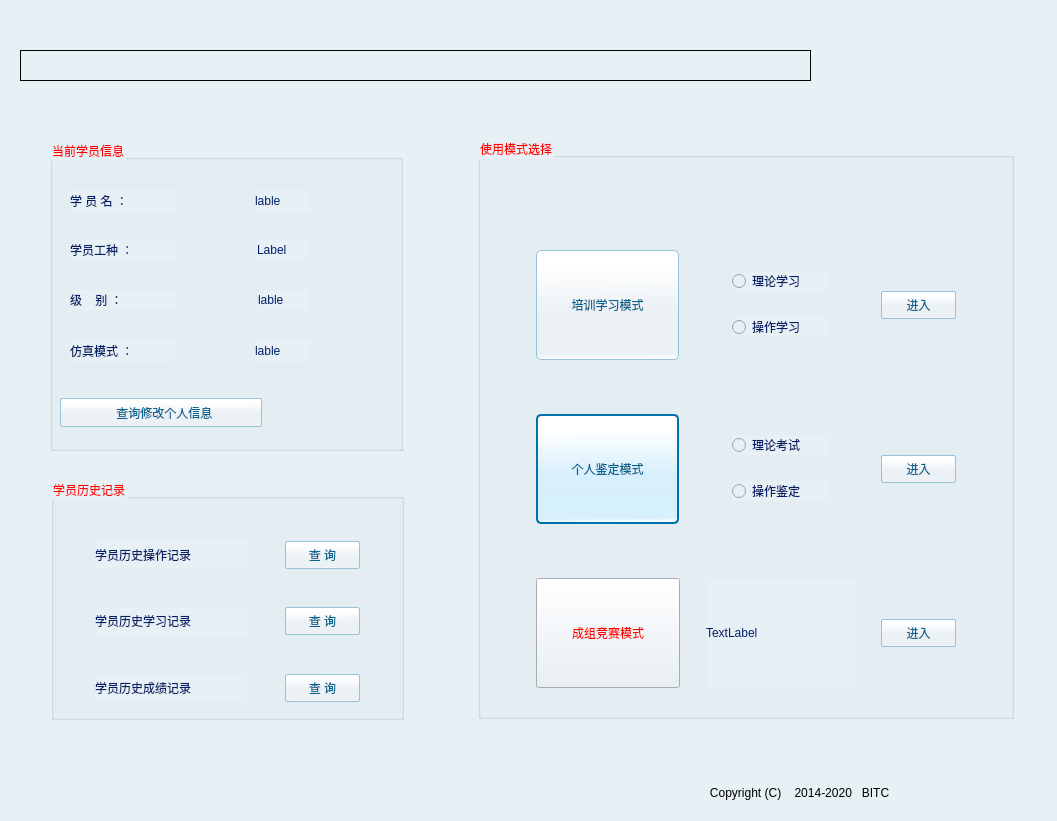
<?xml version="1.0" encoding="UTF-8"?>
<ui version="4.0">
 <class>hostpage</class>
 <widget class="QWidget" name="hostpage">
  <property name="geometry">
   <rect>
    <x>0</x>
    <y>0</y>
    <width>1057</width>
    <height>821</height>
   </rect>
  </property>
  <property name="windowTitle">
   <string>学员站主页面</string>
  </property>
  <property name="styleSheet">
   <string notr="true">font: 14pt &quot;宋体&quot;;
background-image: url(:/pic/images/background/hostpagebackround.png);
border-color: rgb(150 194,219);
background-color: rgb(231, 240, 245);
</string>
  </property>
  <widget class="QGroupBox" name="groupBox_3">
   <property name="geometry">
    <rect>
     <x>478</x>
     <y>138</y>
     <width>536</width>
     <height>581</height>
    </rect>
   </property>
   <property name="styleSheet">
    <string notr="true">background-image: url(:/pic/images/background/透明底图1.png);
font: 75 16pt &quot;汉仪中黑简&quot;;
color: rgb(255, 0, 0);</string>
   </property>
   <property name="title">
    <string>使用模式选择</string>
   </property>
   <widget class="QToolButton" name="toolButton_ModeS">
    <property name="geometry">
     <rect>
      <x>58</x>
      <y>112</y>
      <width>143</width>
      <height>110</height>
     </rect>
    </property>
    <property name="minimumSize">
     <size>
      <width>110</width>
      <height>110</height>
     </size>
    </property>
    <property name="styleSheet">
     <string notr="true">background-color: qlineargradient(spread:pad, x1:0.520599, y1:1, x2:0.508, y2:0.142, stop:0 rgba(255, 255, 255, 255), stop:0.0564972 rgba(236, 241, 245, 255), stop:0.536723 rgba(236, 241, 245, 255), stop:1 rgba(255, 255, 255, 255));

    border-width: 1px;
    border-color: rgb(150, 194, 219);
    border-style: solid;
    border-radius: 5;
    padding: 2px;
font: 13pt &quot;汉仪中黑简&quot;;
color: rgb(7, 100, 143);
 
 </string>
    </property>
    <property name="text">
     <string>培训学习模式</string>
    </property>
    <property name="icon">
     <iconset resource="../SimuTrainee.qrc">
      <normaloff>:/pic/images/background/学习图标.png</normaloff>:/pic/images/background/学习图标.png</iconset>
    </property>
    <property name="iconSize">
     <size>
      <width>60</width>
      <height>60</height>
     </size>
    </property>
    <property name="checkable">
     <bool>true</bool>
    </property>
    <property name="toolButtonStyle">
     <enum>Qt::ToolButtonTextUnderIcon</enum>
    </property>
   </widget>
   <widget class="QPushButton" name="pushButton_EtStudy">
    <property name="enabled">
     <bool>false</bool>
    </property>
    <property name="geometry">
     <rect>
      <x>403</x>
      <y>153</y>
      <width>75</width>
      <height>28</height>
     </rect>
    </property>
    <property name="styleSheet">
     <string notr="true">background-color: qlineargradient(spread:pad, x1:0.520599, y1:1, x2:0.508, y2:0.142, stop:0 rgba(255, 255, 255, 255), stop:0.0564972 rgba(236, 241, 245, 255), stop:0.536723 rgba(236, 241, 245, 255), stop:1 rgba(255, 255, 255, 255));

    border-width: 1px;
    border-color: rgb(150, 194, 219);
    border-style: solid;
    border-radius:2;
    padding: 2px;
 
font: 13pt &quot;汉仪中黑简&quot;;
color: rgb(7, 100, 143);</string>
    </property>
    <property name="text">
     <string>进入</string>
    </property>
   </widget>
   <widget class="QRadioButton" name="radioButton_ST">
    <property name="enabled">
     <bool>false</bool>
    </property>
    <property name="geometry">
     <rect>
      <x>254</x>
      <y>133</y>
      <width>97</width>
      <height>20</height>
     </rect>
    </property>
    <property name="styleSheet">
     <string notr="true">font: 75 12pt &quot;新宋体&quot;;
background-image: url(:/pic/images/background/透明底图1.png);
color: rgb(4, 30, 103);</string>
    </property>
    <property name="text">
     <string>理论学习</string>
    </property>
   </widget>
   <widget class="QRadioButton" name="radioButton_SO">
    <property name="enabled">
     <bool>false</bool>
    </property>
    <property name="geometry">
     <rect>
      <x>254</x>
      <y>179</y>
      <width>97</width>
      <height>20</height>
     </rect>
    </property>
    <property name="styleSheet">
     <string notr="true">font: 75 12pt &quot;新宋体&quot;;
color: rgb(4, 30, 103);</string>
    </property>
    <property name="text">
     <string>操作学习</string>
    </property>
   </widget>
   <widget class="QToolButton" name="toolButton_ModeE">
    <property name="geometry">
     <rect>
      <x>58</x>
      <y>276</y>
      <width>143</width>
      <height>110</height>
     </rect>
    </property>
    <property name="minimumSize">
     <size>
      <width>110</width>
      <height>110</height>
     </size>
    </property>
    <property name="styleSheet">
     <string notr="true">background-color: qlineargradient(spread:pad, x1:0.520599, y1:1, x2:0.508, y2:0.142, stop:0 rgba(255, 255, 255, 255), stop:0.0564972 rgba(214, 240, 253, 255), stop:0.536723 rgba(216, 239, 253, 255), stop:1 rgba(255, 255, 255, 255));

    border-width: 2px;
    border-color: rgb(0, 113, 173);
    border-style: solid;
    border-radius: 5;
    padding: 2px;

font: 13pt &quot;汉仪中黑简&quot;;
color: rgb(7, 100, 143);</string>
    </property>
    <property name="text">
     <string>个人鉴定模式</string>
    </property>
    <property name="icon">
     <iconset resource="../SimuTrainee.qrc">
      <normaloff>:/pic/images/background/考试图标.png</normaloff>:/pic/images/background/考试图标.png</iconset>
    </property>
    <property name="iconSize">
     <size>
      <width>60</width>
      <height>60</height>
     </size>
    </property>
    <property name="checkable">
     <bool>true</bool>
    </property>
    <property name="toolButtonStyle">
     <enum>Qt::ToolButtonTextUnderIcon</enum>
    </property>
   </widget>
   <widget class="QPushButton" name="pushButton_EtExam">
    <property name="enabled">
     <bool>false</bool>
    </property>
    <property name="geometry">
     <rect>
      <x>403</x>
      <y>317</y>
      <width>75</width>
      <height>28</height>
     </rect>
    </property>
    <property name="styleSheet">
     <string notr="true">background-color: qlineargradient(spread:pad, x1:0.520599, y1:1, x2:0.508, y2:0.142, stop:0 rgba(255, 255, 255, 255), stop:0.0564972 rgba(236, 241, 245, 255), stop:0.536723 rgba(236, 241, 245, 255), stop:1 rgba(255, 255, 255, 255));

    border-width: 1px;
    border-color: rgb(150, 194, 219);
    border-style: solid;
    border-radius:2;
    padding: 2px;
 
font: 13pt &quot;汉仪中黑简&quot;;
color: rgb(7, 100, 143);</string>
    </property>
    <property name="text">
     <string>进入</string>
    </property>
   </widget>
   <widget class="QRadioButton" name="radioButton_ET">
    <property name="enabled">
     <bool>false</bool>
    </property>
    <property name="geometry">
     <rect>
      <x>254</x>
      <y>297</y>
      <width>97</width>
      <height>20</height>
     </rect>
    </property>
    <property name="styleSheet">
     <string notr="true">font: 75 12pt &quot;新宋体&quot;;
color: rgb(4, 30, 103);</string>
    </property>
    <property name="text">
     <string>理论考试</string>
    </property>
   </widget>
   <widget class="QRadioButton" name="radioButton_EO">
    <property name="enabled">
     <bool>false</bool>
    </property>
    <property name="geometry">
     <rect>
      <x>254</x>
      <y>343</y>
      <width>97</width>
      <height>20</height>
     </rect>
    </property>
    <property name="styleSheet">
     <string notr="true">font: 75 12pt &quot;新宋体&quot;;
color: rgb(4, 30, 103);</string>
    </property>
    <property name="text">
     <string>操作鉴定</string>
    </property>
   </widget>
   <widget class="QToolButton" name="toolButton_ModeC">
    <property name="geometry">
     <rect>
      <x>58</x>
      <y>440</y>
      <width>144</width>
      <height>110</height>
     </rect>
    </property>
    <property name="minimumSize">
     <size>
      <width>110</width>
      <height>110</height>
     </size>
    </property>
    <property name="styleSheet">
     <string notr="true">
 </string>
    </property>
    <property name="text">
     <string>成组竞赛模式</string>
    </property>
    <property name="icon">
     <iconset resource="../SimuTrainee.qrc">
      <normaloff>:/pic/images/background/竞赛模式.png</normaloff>:/pic/images/background/竞赛模式.png</iconset>
    </property>
    <property name="iconSize">
     <size>
      <width>60</width>
      <height>60</height>
     </size>
    </property>
    <property name="checkable">
     <bool>true</bool>
    </property>
    <property name="toolButtonStyle">
     <enum>Qt::ToolButtonTextUnderIcon</enum>
    </property>
   </widget>
   <widget class="QLabel" name="label_ContestNum">
    <property name="geometry">
     <rect>
      <x>228</x>
      <y>440</y>
      <width>150</width>
      <height>110</height>
     </rect>
    </property>
    <property name="minimumSize">
     <size>
      <width>150</width>
      <height>0</height>
     </size>
    </property>
    <property name="styleSheet">
     <string notr="true">font: 75 12pt &quot;新宋体&quot;;
color: rgb(4, 30, 103);</string>
    </property>
    <property name="text">
     <string>TextLabel</string>
    </property>
   </widget>
   <widget class="QPushButton" name="pushButton_EtComplet">
    <property name="enabled">
     <bool>false</bool>
    </property>
    <property name="geometry">
     <rect>
      <x>403</x>
      <y>481</y>
      <width>75</width>
      <height>28</height>
     </rect>
    </property>
    <property name="styleSheet">
     <string notr="true">background-color: qlineargradient(spread:pad, x1:0.520599, y1:1, x2:0.508, y2:0.142, stop:0 rgba(255, 255, 255, 255), stop:0.0564972 rgba(236, 241, 245, 255), stop:0.536723 rgba(236, 241, 245, 255), stop:1 rgba(255, 255, 255, 255));

    border-width: 1px;
    border-color: rgb(150, 194, 219);
    border-style: solid;
    border-radius:2;
    padding: 2px;
 
font: 13pt &quot;汉仪中黑简&quot;;
color: rgb(7, 100, 143);</string>
    </property>
    <property name="text">
     <string>进入</string>
    </property>
   </widget>
  </widget>
  <widget class="QGroupBox" name="groupBox">
   <property name="geometry">
    <rect>
     <x>50</x>
     <y>140</y>
     <width>353</width>
     <height>311</height>
    </rect>
   </property>
   <property name="styleSheet">
    <string notr="true">font: 75 16pt &quot;汉仪中黑简&quot;;
background-image: url(:/pic/images/background/透明底图1.png);
color: rgb(255, 0, 0);
</string>
   </property>
   <property name="title">
    <string>当前学员信息</string>
   </property>
   <widget class="QToolButton" name="toolButton_personinfo">
    <property name="geometry">
     <rect>
      <x>10</x>
      <y>258</y>
      <width>202</width>
      <height>29</height>
     </rect>
    </property>
    <property name="styleSheet">
     <string notr="true">background-color: qlineargradient(spread:pad, x1:0.520599, y1:1, x2:0.508, y2:0.142, stop:0 rgba(255, 255, 255, 255), stop:0.0564972 rgba(236, 241, 245, 255), stop:0.536723 rgba(236, 241, 245, 255), stop:1 rgba(255, 255, 255, 255));

    border-width: 1px;
    border-color: rgb(150, 194, 219);
    border-style: solid;
    border-radius:2;
    padding: 2px;
 
font: 13pt &quot;汉仪中黑简&quot;;
color: rgb(7, 100, 143);</string>
    </property>
    <property name="text">
     <string>  查询修改个人信息</string>
    </property>
    <property name="icon">
     <iconset resource="../SimuTrainee.qrc">
      <normaloff>:/pic/images/未标题-8.png</normaloff>:/pic/images/未标题-8.png</iconset>
    </property>
    <property name="iconSize">
     <size>
      <width>20</width>
      <height>20</height>
     </size>
    </property>
    <property name="toolButtonStyle">
     <enum>Qt::ToolButtonTextBesideIcon</enum>
    </property>
   </widget>
   <widget class="QLabel" name="label_3">
    <property name="geometry">
     <rect>
      <x>20</x>
      <y>150</y>
      <width>107</width>
      <height>20</height>
     </rect>
    </property>
    <property name="styleSheet">
     <string notr="true">font: 75 12pt &quot;新宋体&quot;;
color: rgb(4, 30, 103);</string>
    </property>
    <property name="text">
     <string>级    别 ：</string>
    </property>
   </widget>
   <widget class="QLabel" name="label_userrange">
    <property name="geometry">
     <rect>
      <x>208</x>
      <y>150</y>
      <width>50</width>
      <height>20</height>
     </rect>
    </property>
    <property name="styleSheet">
     <string notr="true">font: 75 12pt &quot;新宋体&quot;;
color: rgb(4, 30, 103);</string>
    </property>
    <property name="text">
     <string>lable</string>
    </property>
   </widget>
   <widget class="QLabel" name="label">
    <property name="geometry">
     <rect>
      <x>20</x>
      <y>50</y>
      <width>106</width>
      <height>22</height>
     </rect>
    </property>
    <property name="styleSheet">
     <string notr="true">font: 75 12pt &quot;新宋体&quot;;
color: rgb(4, 30, 103);</string>
    </property>
    <property name="text">
     <string>学 员 名 ：</string>
    </property>
   </widget>
   <widget class="QLabel" name="label_username">
    <property name="geometry">
     <rect>
      <x>205</x>
      <y>50</y>
      <width>55</width>
      <height>22</height>
     </rect>
    </property>
    <property name="styleSheet">
     <string notr="true">font: 75 12pt &quot;新宋体&quot;;
color: rgb(4, 30, 103);</string>
    </property>
    <property name="text">
     <string>lable</string>
    </property>
   </widget>
   <widget class="QLabel" name="label_5">
    <property name="geometry">
     <rect>
      <x>20</x>
      <y>100</y>
      <width>105</width>
      <height>20</height>
     </rect>
    </property>
    <property name="styleSheet">
     <string notr="true">font: 75 12pt &quot;新宋体&quot;;
color: rgb(4, 30, 103);</string>
    </property>
    <property name="text">
     <string>学员工种 ：</string>
    </property>
   </widget>
   <widget class="QLabel" name="label_usertype">
    <property name="geometry">
     <rect>
      <x>207</x>
      <y>100</y>
      <width>50</width>
      <height>20</height>
     </rect>
    </property>
    <property name="styleSheet">
     <string notr="true">font: 75 12pt &quot;新宋体&quot;;
color: rgb(4, 30, 103);</string>
    </property>
    <property name="text">
     <string>Label</string>
    </property>
   </widget>
   <widget class="QLabel" name="label_10">
    <property name="geometry">
     <rect>
      <x>20</x>
      <y>200</y>
      <width>105</width>
      <height>22</height>
     </rect>
    </property>
    <property name="styleSheet">
     <string notr="true">font: 75 12pt &quot;新宋体&quot;;
color: rgb(4, 30, 103);</string>
    </property>
    <property name="text">
     <string>仿真模式 ：</string>
    </property>
   </widget>
   <widget class="QLabel" name="label_usermode">
    <property name="geometry">
     <rect>
      <x>205</x>
      <y>200</y>
      <width>55</width>
      <height>22</height>
     </rect>
    </property>
    <property name="styleSheet">
     <string notr="true">font: 75 12pt &quot;新宋体&quot;;
color: rgb(4, 30, 103);</string>
    </property>
    <property name="text">
     <string>lable</string>
    </property>
   </widget>
  </widget>
  <widget class="QGroupBox" name="groupBox_2">
   <property name="geometry">
    <rect>
     <x>51</x>
     <y>479</y>
     <width>353</width>
     <height>241</height>
    </rect>
   </property>
   <property name="styleSheet">
    <string notr="true">background-image: url(:/pic/images/background/透明底图1.png);
font: 75 16pt &quot;汉仪中黑简&quot;;
color: rgb(255, 0, 0);</string>
   </property>
   <property name="title">
    <string>学员历史记录</string>
   </property>
   <widget class="QLabel" name="label_4">
    <property name="geometry">
     <rect>
      <x>44</x>
      <y>62</y>
      <width>152</width>
      <height>28</height>
     </rect>
    </property>
    <property name="styleSheet">
     <string notr="true">font: 75 12pt &quot;新宋体&quot;;
color: rgb(4, 30, 103);</string>
    </property>
    <property name="text">
     <string>学员历史操作记录</string>
    </property>
   </widget>
   <widget class="QPushButton" name="pushButton_oprrecord">
    <property name="geometry">
     <rect>
      <x>234</x>
      <y>62</y>
      <width>75</width>
      <height>28</height>
     </rect>
    </property>
    <property name="styleSheet">
     <string notr="true">background-color: qlineargradient(spread:pad, x1:0.520599, y1:1, x2:0.508, y2:0.142, stop:0 rgba(255, 255, 255, 255), stop:0.0564972 rgba(236, 241, 245, 255), stop:0.536723 rgba(236, 241, 245, 255), stop:1 rgba(255, 255, 255, 255));

    border-width: 1px;
    border-color: rgb(150, 194, 219);
    border-style: solid;
    border-radius:2;
    padding: 2px;
 
font: 13pt &quot;汉仪中黑简&quot;;
color: rgb(7, 100, 143);</string>
    </property>
    <property name="text">
     <string>查 询</string>
    </property>
    <property name="icon">
     <iconset resource="../SimuTrainee.qrc">
      <normaloff>:/pic/images/(09,13).png</normaloff>:/pic/images/(09,13).png</iconset>
    </property>
    <property name="iconSize">
     <size>
      <width>20</width>
      <height>20</height>
     </size>
    </property>
   </widget>
   <widget class="QLabel" name="label_6">
    <property name="geometry">
     <rect>
      <x>44</x>
      <y>128</y>
      <width>152</width>
      <height>28</height>
     </rect>
    </property>
    <property name="styleSheet">
     <string notr="true">font: 75 12pt &quot;新宋体&quot;;
color: rgb(4, 30, 103);</string>
    </property>
    <property name="text">
     <string>学员历史学习记录</string>
    </property>
   </widget>
   <widget class="QPushButton" name="pushButton_studyrecord">
    <property name="geometry">
     <rect>
      <x>234</x>
      <y>128</y>
      <width>75</width>
      <height>28</height>
     </rect>
    </property>
    <property name="styleSheet">
     <string notr="true">background-color: qlineargradient(spread:pad, x1:0.520599, y1:1, x2:0.508, y2:0.142, stop:0 rgba(255, 255, 255, 255), stop:0.0564972 rgba(236, 241, 245, 255), stop:0.536723 rgba(236, 241, 245, 255), stop:1 rgba(255, 255, 255, 255));

    border-width: 1px;
    border-color: rgb(150, 194, 219);
    border-style: solid;
    border-radius:2;
    padding: 2px;
 
font: 13pt &quot;汉仪中黑简&quot;;
color: rgb(7, 100, 143);</string>
    </property>
    <property name="text">
     <string>查 询</string>
    </property>
    <property name="icon">
     <iconset resource="../SimuTrainee.qrc">
      <normaloff>:/pic/images/(09,13).png</normaloff>:/pic/images/(09,13).png</iconset>
    </property>
    <property name="iconSize">
     <size>
      <width>20</width>
      <height>20</height>
     </size>
    </property>
   </widget>
   <widget class="QLabel" name="label_7">
    <property name="geometry">
     <rect>
      <x>44</x>
      <y>195</y>
      <width>152</width>
      <height>28</height>
     </rect>
    </property>
    <property name="styleSheet">
     <string notr="true">font: 75 12pt &quot;新宋体&quot;;
color: rgb(4, 30, 103);</string>
    </property>
    <property name="text">
     <string>学员历史成绩记录</string>
    </property>
   </widget>
   <widget class="QPushButton" name="pushButton_scorerecord">
    <property name="geometry">
     <rect>
      <x>234</x>
      <y>195</y>
      <width>75</width>
      <height>28</height>
     </rect>
    </property>
    <property name="styleSheet">
     <string notr="true">background-color: qlineargradient(spread:pad, x1:0.520599, y1:1, x2:0.508, y2:0.142, stop:0 rgba(255, 255, 255, 255), stop:0.0564972 rgba(236, 241, 245, 255), stop:0.536723 rgba(236, 241, 245, 255), stop:1 rgba(255, 255, 255, 255));

    border-width: 1px;
    border-color: rgb(150, 194, 219);
    border-style: solid;
    border-radius:2;
    padding: 2px;
 
font: 13pt &quot;汉仪中黑简&quot;;
color: rgb(7, 100, 143);</string>
    </property>
    <property name="text">
     <string>查 询</string>
    </property>
    <property name="icon">
     <iconset resource="../SimuTrainee.qrc">
      <normaloff>:/pic/images/(09,13).png</normaloff>:/pic/images/(09,13).png</iconset>
    </property>
    <property name="iconSize">
     <size>
      <width>20</width>
      <height>20</height>
     </size>
    </property>
   </widget>
  </widget>
  <widget class="QLabel" name="label_8">
   <property name="geometry">
    <rect>
     <x>700</x>
     <y>780</y>
     <width>408</width>
     <height>26</height>
    </rect>
   </property>
   <property name="styleSheet">
    <string notr="true">color: rgb(0, 0, 0);
font: 75 14pt &quot;微软雅黑&quot;;
background-color: qlineargradient(spread:pad, x1:0, y1:0, x2:1, y2:0, stop:0 rgba(0, 0, 0, 0), stop:1 rgba(255, 255, 255,0));</string>
   </property>
   <property name="text">
    <string>   Copyright (C)    2014-2020   BITC               </string>
   </property>
  </widget>
  <widget class="QFrame" name="frame">
   <property name="geometry">
    <rect>
     <x>20</x>
     <y>50</y>
     <width>791</width>
     <height>31</height>
    </rect>
   </property>
   <property name="styleSheet">
    <string notr="true">background-image: url(:/pic/images/background/欢迎进入文字.png);
background-color: qlineargradient(spread:pad, x1:0, y1:0, x2:1, y2:0, stop:0 rgba(0, 0, 0, 0), stop:1 rgba(255, 255, 255,0));</string>
   </property>
   <property name="frameShape">
    <enum>QFrame::StyledPanel</enum>
   </property>
   <property name="frameShadow">
    <enum>QFrame::Raised</enum>
   </property>
  </widget>
 </widget>
 <resources>
  <include location="../SimuTrainee.qrc"/>
 </resources>
 <connections/>
</ui>
